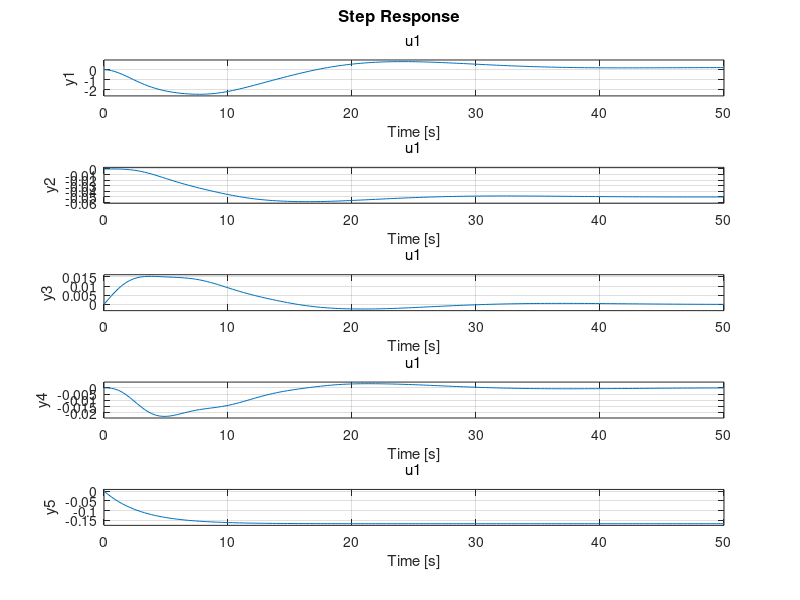

The MATLAB script that drew this image:
% Boeing 747 Longitudinal example from Etkin

close all

taup=3.0;

theta0 = 0.0;
u0     = 774.0;

Ahat = [ -0.00686854   0.01394951    0.0         -32.2   0.0  9.66
         -0.09052721  -0.31506319  773.97653828    0.0   0.0  0.0
          0.00011865  -0.00102552   -0.42843608    0.0   0.0  0.0
          0.0          0.0           1.0           0.0   0.0  0.0
          1.0          0.0           0.0           0.0   0.0  0.0
	  0.0          0.0           0.0           0.0   0.0 -1/taup ];

Bhat = [  -0.000187   0.0
         -17.85       0.0
          -1.158      0.0
           0.0        0.0
           0.0        0.0
           0.0        1/taup ];

ev=eig(Ahat);

for i=1:length(ev)
if ev(i)~=0,
T(i)=2*pi/imag(ev(i));
thalf(i)=log(2)/abs(real(ev(i)));
nhalf(i)=(log(2)/(2*pi))*abs(imag(ev(i)))/abs(real(ev(i)));
end
end

% Set up linear time invariant system (LTI)

% PID control for following commanded delta_u = 0

k=[0.005 0.0001 0.015]
%k=[0.018 0 0]

Chat=[1 0 0 0 0 0
      0 0 0 0 1 0
      Ahat(1,:) ];

Aloop=Ahat-Bhat(:,1)*k*Chat

Bloop=(-1/6)*Bhat(:,2);

C = [1    0   0  0  0 0       % u
     0 -1/u0  0  1  0 0       % -alpha+theta=gamma
        -k*Chat               % delta_e
     0  1/u0  0  0  0 0       % alpha
     0    0   0  0  0 1  ];   % delta_p

D=zeros(1,1);

sys=ss(Aloop,Bloop,C,D);

step(sys,50)
%step(sys,100)
%figure
%bode(sys,{0.01 10})
%figure
%impulse(sys)

